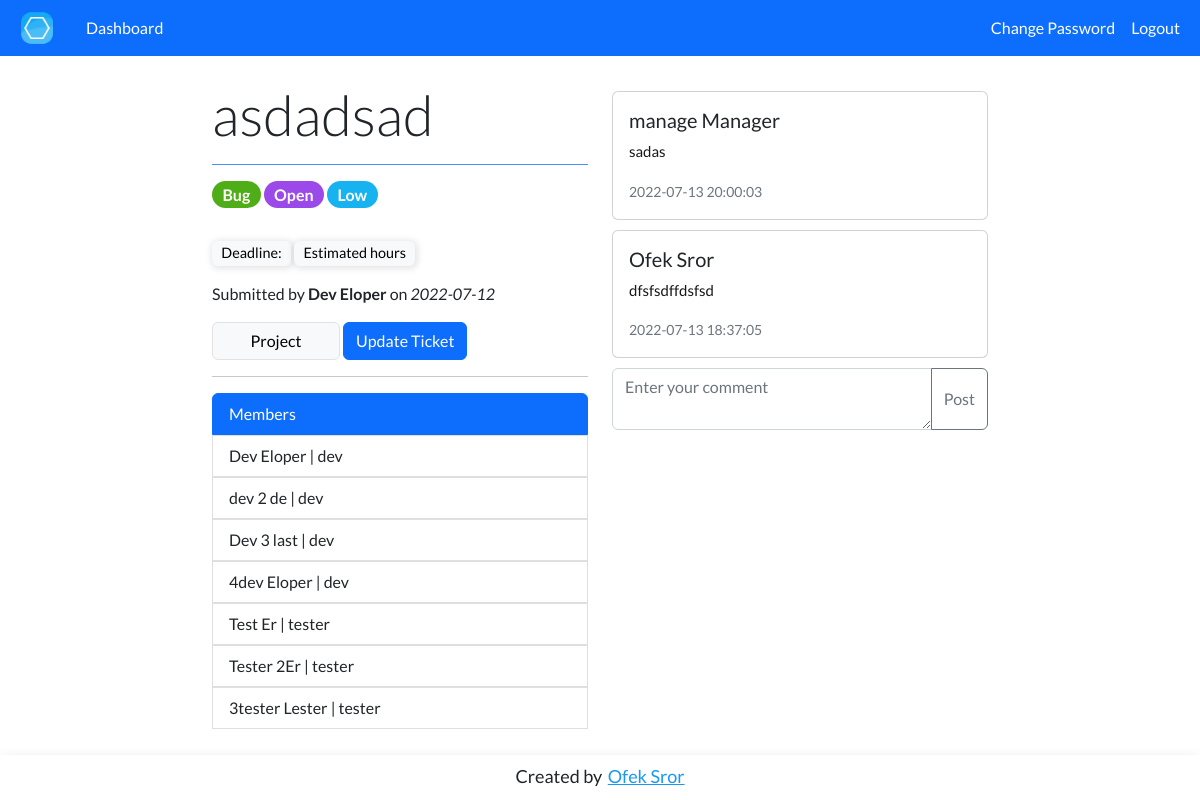
Page /tickets/?ticket=5 (signed in) on the committed database.
### tables this page shows
CREATE TABLE tickets (
    id INTEGER PRIMARY KEY,
    title TEXT,
    description TEXT,
    status TEXT,
    priority TEXT,
    type TEXT,
    deadline DATE,
    time_estimate INTEGER,
    author INTEGER,
    date_added DATE,
    project INTEGER,
    accepted BIT DEFAULT 0,
    FOREIGN KEY(author) REFERENCES users(id)
    FOREIGN KEY(project) REFERENCES projects(id)
);

CREATE TABLE users (
    id INTEGER PRIMARY KEY,
    first_name TEXT,
    last_name TEXT,
    email TEXT,
    password_hash TEXT NOT NULL,
    slack TEXT,
    role TEXT,
    company_id INTEGER,
    FOREIGN KEY(company_id) REFERENCES companies(id)
);

CREATE TABLE comments (
    ticket_id INTEGER,
    commentor_id INTEGER,
    comment TEXT,
    date_added TIMESTAMP,
    FOREIGN KEY(ticket_id) REFERENCES "_old_tickets"(id),
    FOREIGN KEY(commentor_id) REFERENCES users(id)
);

### app.py (the view)
@app.route("/tickets/", methods=["GET", "POST"])
@login_required
def previewTicket():
    if request.method == "POST":
        ticketID = request.args.get("ticket")
        url = "/tickets/?ticket=" + ticketID
        return redirect(url)
    else:
        ticketID = request.args.get("ticket")
        if not ticketID:
            return redirect('/')
        if session['role'] == 'admin' or session['role'] == 'manager':
            url = "/control/tickets/?ticket=" + ticketID
            return redirect(url)
        test_ticketProject = cursor.execute("SELECT project FROM tickets WHERE id = ?", (ticketID,)).fetchall()
        if not test_ticketProject:
            return redirect('/')
        test_ticketCompany = cursor.execute("SELECT company FROM projects WHERE id=(SELECT project FROM tickets WHERE id = ?)", (ticketID,)).fetchall()[0][0]
        if test_ticketCompany != session['company']:
            return redirect('/')
        title, description, status, priority, t_type, deadline, time_estimate, author_id, date_added, project_id = cursor.execute("SELECT title, description, status, priority, type, deadline, time_estimate, author, date_added, project FROM tickets WHERE id = ?", (ticketID,)).fetchall()[0]
        first, last = cursor.execute("SELECT first_name, last_name FROM users WHERE id = ?", (author_id,)).fetchall()[0]
        author = first + " " + last
        project = cursor.execute("SELECT title FROM projects WHERE id = ?", (project_id,)).fetchall()[0][0]
        comments = []
        r_comments = cursor.execute("SELECT commentor_id, comment, date_added FROM comments WHERE ticket_id = ? ORDER BY date_added DESC", (ticketID,)).fetchall()
        for i in r_comments:
            first, last = cursor.execute("SELECT first_name, last_name FROM users WHERE id = ?", (i[0],)).fetchall()[0]
            date = i[2].split('.')[0]
            comments.append({
               "comment": i[1],
               "commentor": first + " " + last,
               "date": date
            })
        assigned = []
        r_assigned = cursor.execute("SELECT first_name, last_name, role, slack, email, id FROM users WHERE id IN (SELECT dev_id FROM assignedtickets WHERE ticket_id = ?)", (ticketID,)).fetchall();
        for i in r_assigned:
            assigned.append({
                "name": i[0] + " " + i[1],
                "role": i[2],
                "slack": i[3],
                "email": i[4],
                "id": i[5]
            })
        return render_template("ticketDev.html", TicketID=ticketID, Title=title, Description=description, Status=status, Priority=priority, Type=t_type, Deadline=deadline, Estimate=time_estimate, Author=author, DateAdded=date_added, ProjectID=project_id, Project=project, Comments=comments, Assigned=assigned)

### helpers.py (called while the page is built)
def login_required(f):
    @wraps(f)
    def decorated_function(*args, **kwargs):
        if session.get("user_id") is None:
            return redirect("/account/login")
        session['company'] = t_cursor.execute('SELECT company_id FROM users WHERE id = ?', (session['user_id'],)).fetchall()[0][0]
        session['role'] = t_cursor.execute('SELECT role FROM users WHERE id = ?', (session['user_id'],)).fetchall()[0][0]
        t_db.commit()
        if session['company'] is None:
            return redirect('/account/wait')
        if session['role'] is None:
            return redirect('/account/wait')
        return f(*args, **kwargs)
    return decorated_function

### templates/ticketDev.html (shortened to what this page needs)
{% extends "layout.html" %}
{% block main %}
    <div class="container-fluid" style="max-width: 100%">
        <div class="row justify-content-center g-4">
            <div class="col-xl-4 ticketProperties">
                <h1 class="display-4">{{ Title }}</h1>
                <hr class="border-primary border-1 opacity-75">
                <div>
                    <span class="badge LargerBadge rounded-pill {{Type}}Badge" style="display: inline-block;">{{ Type }}</span>
                    <span class="badge LargerBadge rounded-pill {{ Status }}Badge" style="display: inline-block;">{{ Status }}</span>
                    <span class="badge LargerBadge rounded-pill {{ Priority }}Badge" style="display: inline-block;">{{ Priority }}</span>
                </div>
                <div class="my-3">
                    <span class="badge text-bg-light" style="font-weight: 400; font-size: 0.9em; box-shadow: 1px 1px 6px 2px rgba(0, 0, 0, 0.1);">Deadline: {{ Deadline }}</span>
                    <span class="badge text-bg-light" style="font-weight: 400; font-size: 0.9em; box-shadow: 1px 1px 6px 2px rgba(0, 0, 0, 0.1);">Estimated {{ Estimate }} hours</span>
                </div>
                <p>Submitted by <b>{{ Author }}</b> on <i>{{ DateAdded }}</i></p>
                <div class="my-3">
                    <a id="projectButton" class="btn btn btn-light" href="/projects/?project={{ ProjectID }}"><span>Project</span></a>
                    <button class="btn btn-primary" data-bs-toggle="modal" data-bs-target="#TicketModal">Update Ticket</button>
                </div>
                <hr>
                <div class="list-group">
                    <button type="button" class="list-group-item list-group-item-action active" aria-current="true">Members</button>
                    {% for member in Assigned %}
                    <span id="user{{ member.id }}">
                        <button type="button" class="list-group-item list-group-item-action"data-bs-toggle="modal" data-bs-target="#userContactModal" data-bs-slack="{{ member.slack }}" data-bs-email="{{ member.email }}" data-bs-id="{{ member.id }}" data-bs-name="{{ member.name }}" data-bs-role="{{ member.role }}">{{ member.name }} | {{ member.role }}</button>
                    </span>
                    {% endfor %}
                  </div>
            </div>
            <div class="col-xl-4">
                <div>
                    {% for Comment in Comments %}
                        <span class="comment card" style="margin-top: 10px; margin-bottom:10px;">
                                <div class="card-body">
                                  <h5 class="card-title">{{ Comment.commentor }}</h5>
                                  <pre class="card-text">{{ Comment.comment }}</pre>
                                  <p class="card-text"><small class="text-muted">{{ Comment.date }}</small></p>
                            </div>
                        </span>
                    {% endfor %}
                </div>
                <div>
                    <form method="post" action="/tickets/comment">
                        <div class="input-group mb-3">
                            <textarea required class="form-control" id="commentText" name="commentText" placeholder="Enter your comment" rows="2" style="width: 75%"></textarea>
                            <input class="btn btn-outline-secondary" type="submit" method="post" value="Post">
                        </div>
                    </form>
                </div>
            </div>
    </div>
{% endblock %}

### templates/layout.html (style rules this page uses)
body { font-family: 'Lato', sans-serif; }
pre { color:rgb(24, 24, 24); font-size: 15px; white-space: pre-wrap; font-family: 'Lato', sans-serif; }

### templates/ticketDev.html (style rules this page uses)
.BugBadge { background-color: #4fad18; color: rgb(255, 255, 255); }
.LowBadge { background-color: #17b2f0; color: rgb(255, 255, 255); }
.OpenBadge { background-color: #9c49e9; color: rgb(255, 255, 255); }
.LargerBadge { font-size: 1em; }

### rows in the picture
tickets: title "asdadsad", type "Bug", status "Open", priority "Low", date_added "2022-07-12"
users: name "Dev Eloper", role "dev"
users: name "dev 2 de", role "dev"
users: name "Dev 3 last", role "dev"
users: name "4dev Eloper", role "dev"
users: name "Test Er", role "tester"
users: name "Tester 2Er", role "tester"
users: name "3tester Lester", role "tester"
comments: commentor "manage Manager", comment "sadas", date "2022-07-13 20:00:03"
comments: commentor "Ofek Sror", comment "dfsfsdffdsfsd", date "2022-07-13 18:37:05"

### other values in the picture
{{ Author }} "Dev Eloper"
